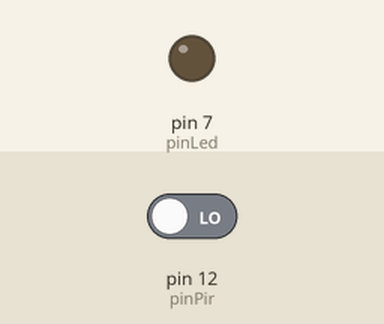
This sketch was run on a simulated Arduino Uno, built with avr-gcc and run on an emulated ATmega328P. Shown: output pins drawn as LEDs (lit = HIGH). The test bench sets the inputs (shaded band); at power-on: pin 12 (pinPir) LOW.

Above: at 1.2 s.
1.3 s: pin 12 (pinPir) driven HIGH
At 1.8 s:
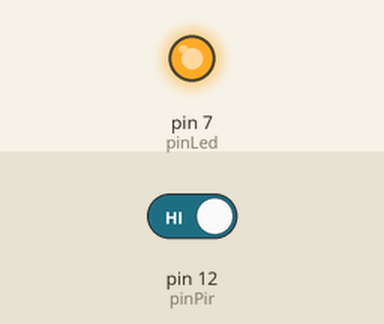
2.9 s: pin 12 (pinPir) driven LOW
At 4.2 s:
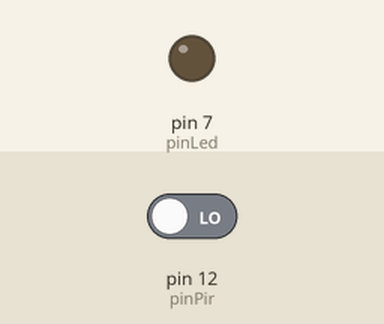
Timing chart, 0 to 5.9 s (numbered marks = the images above; inputs shaded):
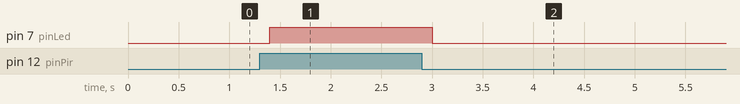

Measured:
- after the input at 1.3 s, pin 7 (pinLed): LOW → HIGH after 0.10 s
- after the input at 2.9 s, pin 7 (pinLed): HIGH → LOW after 0.10 s

The sketch:

PIR.ino
```cpp
const uint8_t pinLed = 7;
const uint8_t pinPir = 12;
void setup()
{
  pinMode(pinLed, OUTPUT);
  pinMode(pinPir, INPUT);
}

void loop()
{
  uint8_t sensorState;

  sensorState = digitalRead(pinPir);

  digitalWrite(pinLed, sensorState);

  delay(200); // Wait for 1000 millisecond(s)
}
```
